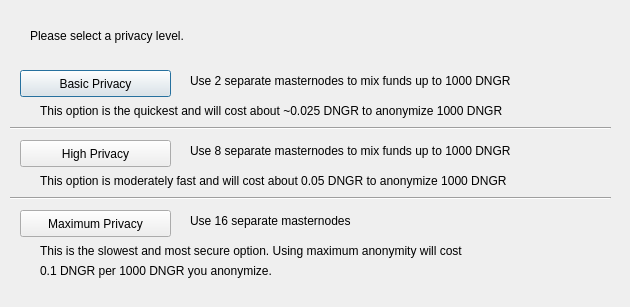
<?xml version="1.0" encoding="UTF-8"?>
<ui version="4.0">
 <class>DarksendConfig</class>
 <widget class="QDialog" name="DarksendConfig">
  <property name="geometry">
   <rect>
    <x>0</x>
    <y>0</y>
    <width>630</width>
    <height>307</height>
   </rect>
  </property>
  <property name="windowTitle">
   <string>Configure PrivateSend</string>
  </property>
  <widget class="QPushButton" name="buttonBasic">
   <property name="geometry">
    <rect>
     <x>20</x>
     <y>70</y>
     <width>151</width>
     <height>27</height>
    </rect>
   </property>
   <property name="text">
    <string>Basic Privacy</string>
   </property>
  </widget>
  <widget class="QPushButton" name="buttonHigh">
   <property name="geometry">
    <rect>
     <x>20</x>
     <y>140</y>
     <width>151</width>
     <height>27</height>
    </rect>
   </property>
   <property name="text">
    <string>High Privacy</string>
   </property>
  </widget>
  <widget class="QPushButton" name="buttonMax">
   <property name="geometry">
    <rect>
     <x>20</x>
     <y>210</y>
     <width>151</width>
     <height>27</height>
    </rect>
   </property>
   <property name="text">
    <string>Maximum Privacy</string>
   </property>
  </widget>
  <widget class="QLabel" name="label">
   <property name="geometry">
    <rect>
     <x>30</x>
     <y>20</y>
     <width>571</width>
     <height>31</height>
    </rect>
   </property>
   <property name="text">
    <string>Please select a privacy level.</string>
   </property>
  </widget>
  <widget class="QLabel" name="label_2">
   <property name="geometry">
    <rect>
     <x>190</x>
     <y>70</y>
     <width>421</width>
     <height>21</height>
    </rect>
   </property>
   <property name="text">
    <string>Use 2 separate masternodes to mix funds up to 1000 DNGR</string>
   </property>
  </widget>
  <widget class="QLabel" name="label_3">
   <property name="geometry">
    <rect>
     <x>190</x>
     <y>140</y>
     <width>411</width>
     <height>21</height>
    </rect>
   </property>
   <property name="text">
    <string>Use 8 separate masternodes to mix funds up to 1000 DNGR</string>
   </property>
  </widget>
  <widget class="QLabel" name="label_4">
   <property name="geometry">
    <rect>
     <x>190</x>
     <y>210</y>
     <width>421</width>
     <height>21</height>
    </rect>
   </property>
   <property name="text">
    <string>Use 16 separate masternodes</string>
   </property>
  </widget>
  <widget class="QLabel" name="label_6">
   <property name="geometry">
    <rect>
     <x>40</x>
     <y>100</y>
     <width>561</width>
     <height>21</height>
    </rect>
   </property>
   <property name="text">
    <string>This option is the quickest and will cost about ~0.025 DNGR to anonymize 1000 DNGR</string>
   </property>
  </widget>
  <widget class="QLabel" name="label_7">
   <property name="geometry">
    <rect>
     <x>40</x>
     <y>170</y>
     <width>561</width>
     <height>21</height>
    </rect>
   </property>
   <property name="text">
    <string>This option is moderately fast and will cost about 0.05 DNGR to anonymize 1000 DNGR</string>
   </property>
  </widget>
  <widget class="QLabel" name="label_8">
   <property name="geometry">
    <rect>
     <x>40</x>
     <y>240</y>
     <width>561</width>
     <height>21</height>
    </rect>
   </property>
   <property name="text">
    <string>This is the slowest and most secure option. Using maximum anonymity will cost</string>
   </property>
  </widget>
  <widget class="QLabel" name="label_9">
   <property name="geometry">
    <rect>
     <x>40</x>
     <y>260</y>
     <width>561</width>
     <height>21</height>
    </rect>
   </property>
   <property name="text">
    <string>0.1 DNGR per 1000 DNGR you anonymize.</string>
   </property>
  </widget>
  <widget class="Line" name="line">
   <property name="geometry">
    <rect>
     <x>10</x>
     <y>120</y>
     <width>601</width>
     <height>16</height>
    </rect>
   </property>
   <property name="orientation">
    <enum>Qt::Horizontal</enum>
   </property>
  </widget>
  <widget class="Line" name="line_2">
   <property name="geometry">
    <rect>
     <x>10</x>
     <y>190</y>
     <width>601</width>
     <height>16</height>
    </rect>
   </property>
   <property name="orientation">
    <enum>Qt::Horizontal</enum>
   </property>
  </widget>
 </widget>
 <resources/>
 <connections/>
</ui>
